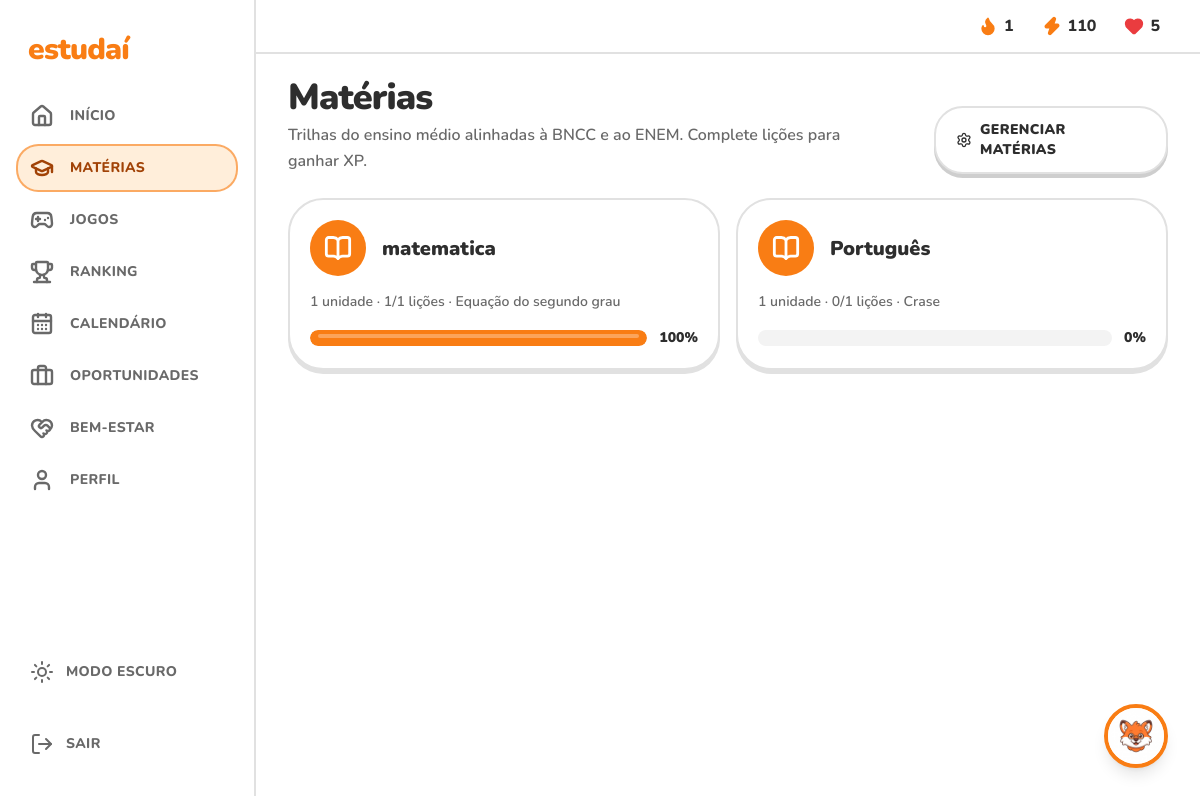
Page /game/materias/ (signed in) on the committed database.
### game/models.py (models this page shows, shortened)
class Materia(models.Model):
    nome = models.CharField(max_length=50)
    professor = models.CharField(max_length=60, blank=True)
    slug = models.SlugField(unique=True, help_text='Usado na URL. Ex.: matematica')
    icone = models.CharField(
        max_length=40,
        default='book-open',
        help_text='Nome do ícone Lucide (lucide.dev/icons). Ex.: sigma, atom, leaf',
    )
    ordem = models.PositiveIntegerField(default=0)
    class Meta:
        ordering = ['ordem', 'nome']
        verbose_name = 'Matéria'
    def licoes_em_ordem(self):
        return Licao.objects.filter(unidade__materia=self).order_by('unidade__ordem', 'unidade__id', 'ordem', 'id')

class Unidade(models.Model):
    materia = models.ForeignKey(Materia, on_delete=models.CASCADE, related_name='unidades')
    titulo = models.CharField(max_length=80)
    ordem = models.PositiveIntegerField(default=0)
    class Meta:
        ordering = ['ordem', 'id']

### game/views.py (the view)
# urls.py: path('materias/', views.MateriaListView.as_view(), name='materia-list'),
class MateriaListView(PaginaView):
    template_name = 'game/materia_list.html'
    secao = 'materias'
    def get_context_data(self, **kwargs):
        context = super().get_context_data(**kwargs)
        context['progresso'] = ProgressoDoAluno(self.request.user).por_materia()
        return context

### game/models.py (called while the page is built)
def perfil_de(user):
    perfil, _ = Perfil.objects.get_or_create(user=user)
    return perfil

    def xp_total(self):
        return RegistroXP.objects.filter(user=self.user).aggregate(total=Sum('quantidade'))['total'] or 0

    def ofensiva(self):
        dias = set(
            timezone.localtime(data).date()
            for data in RegistroXP.objects.filter(user=self.user).values_list('criado_em', flat=True)
        )
        dia = timezone.localdate()
        if dia not in dias:
            dia -= datetime.timedelta(days=1)
        seguidos = 0
        while dia in dias:
            seguidos += 1
            dia -= datetime.timedelta(days=1)
        return seguidos

### game/servicos.py (called while the page is built)
    def por_materia(self):
        resultado = []
        for materia in Materia.objects.all():
            licoes = list(materia.licoes_em_ordem())
            concluidas = sum(1 for licao in licoes if licao.id in self.licoes_feitas)
            resultado.append({
                'materia': materia,
                'concluidas': concluidas,
                'total': len(licoes),
                'porcentagem': round(concluidas / len(licoes) * 100) if licoes else 0,
                'proxima': next((licao for licao in licoes if licao.id not in self.licoes_feitas), None),
            })
        return resultado

    def eventos(self):
        return Evento.objects.filter(Q(user__isnull=True) | Q(user=self.user))

    def lembrete(self):
        limite = self.hoje + datetime.timedelta(days=3)
        evento = self.eventos().filter(data__gte=self.hoje, data__lte=limite).exclude(tipo='feriado').first()
        if not evento:
            return None
        dias = (evento.data - self.hoje).days
        quando = 'é hoje' if dias == 0 else 'é amanhã' if dias == 1 else f'é em {dias} dias'
        return {
            'texto': f'{evento.titulo} {quando}.',
            'pedido': f'Me ajude a me preparar para: {evento.titulo}'
                      + (f' — {evento.descricao}' if evento.descricao else '') + '.',
        }

### game/views.py (called while the page is built)
    def get_context_data(self, **kwargs):
        context = super().get_context_data(**kwargs)
        perfil = perfil_de(self.request.user)
        context.update({
            'menu': Menu.ITENS,
            'secao': self.secao,
            'perfil': perfil,
            'xp_total': perfil.xp_total(),
            'ofensiva': perfil.ofensiva(),
            'lembrete': Calendario(self.request.user).lembrete(),
        })
        return context

### game/templates/game/materia_list.html (shortened to what this page needs)
{% extends "base.html" %}
{% block content %}
<div class="mb-6 flex flex-col gap-3 sm:flex-row sm:items-end sm:justify-between">
  <div>
    <h1 class="text-balance text-3xl font-black tracking-tight md:text-4xl">Matérias</h1>
    <p class="mt-1 text-pretty font-semibold leading-relaxed text-muted-foreground">
      Trilhas do ensino médio alinhadas à BNCC e ao ENEM. Complete lições para ganhar XP.
    </p>
  </div>
  {% if user.is_staff %}
    <a href="{% url 'game:materia-gerenciar' %}"
       class="inline-flex items-center justify-center gap-2 rounded-2xl px-5 py-3 text-sm font-black uppercase tracking-wide transition-colors border-2 border-border bg-card text-foreground btn-3d-muted hover:bg-muted">
      <i data-lucide="settings" class="size-4" aria-hidden="true"></i> Gerenciar matérias
    </a>
  {% endif %}
</div>
<ul class="grid gap-4 sm:grid-cols-2 xl:grid-cols-3">
  {% for item in progresso %}
    {% with materia=item.materia %}
      <li>
        <a href="{% url 'game:materia-detail' materia.slug %}"
           class="flex h-full flex-col gap-4 rounded-3xl bg-card p-5 card-3d transition-colors hover:border-primary/60">
          <div class="flex items-center gap-4">
            <span class="flex size-14 items-center justify-center rounded-2xl bg-primary text-primary-foreground">
              <i data-lucide="{{ materia.icone }}" class="size-7" aria-hidden="true" stroke-width="2.4"></i>
            </span>
            <div>
              <h2 class="text-xl font-black leading-tight">{{ materia.nome }}</h2>
            </div>
          </div>
          <p class="text-sm font-semibold text-muted-foreground">
            {{ materia.unidades.count }} unidade{{ materia.unidades.count|pluralize }} ·
            {{ item.concluidas }}/{{ item.total }} lições ·
            {% for unidade in materia.unidades.all %}{{ unidade.titulo }}{% if not forloop.last %}, {% endif %}{% endfor %}
          </p>
          <div class="mt-auto flex items-center gap-3">
            <div class="h-4 w-full overflow-hidden rounded-full bg-muted" role="progressbar"
                 aria-valuenow="{{ item.porcentagem }}" aria-valuemin="0" aria-valuemax="100"
                 aria-label="Progresso em {{ materia.nome }}">
              <div class="relative h-full rounded-full bg-primary transition-[width] duration-500" style="width:{{ item.porcentagem }}%">
                <span class="absolute inset-x-2 top-1 h-1 rounded-full bg-primary-foreground/30"></span>
              </div>
            </div>
            <span class="text-sm font-black tabular-nums">{{ item.porcentagem }}%</span>
          </div>
        </a>
      </li>
    {% endwith %}
  {% empty %}
    <li class="font-semibold text-muted-foreground">Nenhuma matéria cadastrada ainda.</li>
  {% endfor %}
</ul>
{% endblock %}

### game/static/game/css/estudai.css (style rules this page uses)
:root { color-scheme: light; --background: oklch(1 0 0); --foreground: oklch(0.3 0 0); --card: oklch(1 0 0); --card-foreground: oklch(0.3 0 0); --popover: oklch(1 0 0); --popover-foreground: oklch(0.3 0 0); --primary: oklch(0.72 0.18 52); --primary-foreground: oklch(1 0 0); --primary-shadow: oklch(0.6 0.16 45); --secondary: oklch(0.965 0 0); --secondary-foreground: oklch(0.3 0 0); --muted: oklch(0.965 0 0); --muted-foreground: oklch(0.52 0 0); --accent: oklch(0.96 0.035 65); --accent-foreground: oklch(0.5 0.14 45); --destructive: oklch(0.62 0.21 25); --destructive-foreground: oklch(1 0 0); --border: oklch(0.91 0 0); --border-strong: oklch(0.85 0 0); --input: oklch(0.91 0 0); --ring: oklch(0.72 0.18 52); --mascot: oklch(1 0 0); --radius: 1rem; }

### rows in the picture
Materia: materia.nome "matematica", materia.unidades.count "1", concluidas "1", total "1", porcentagem "100"
Unidade: titulo "Equação do segundo grau"
Materia: materia.nome "Português", materia.unidades.count "1", concluidas "0", total "1", porcentagem "0"
Unidade: titulo "Crase"

### other values in the picture
{{ item.rotulo }} "INÍCIO" "MATÉRIAS" "JOGOS" "RANKING" "CALENDÁRIO" "OPORTUNIDADES" "BEM-ESTAR" "PERFIL"
{{ ofensiva }} "1"
{{ xp_total }} "110"
